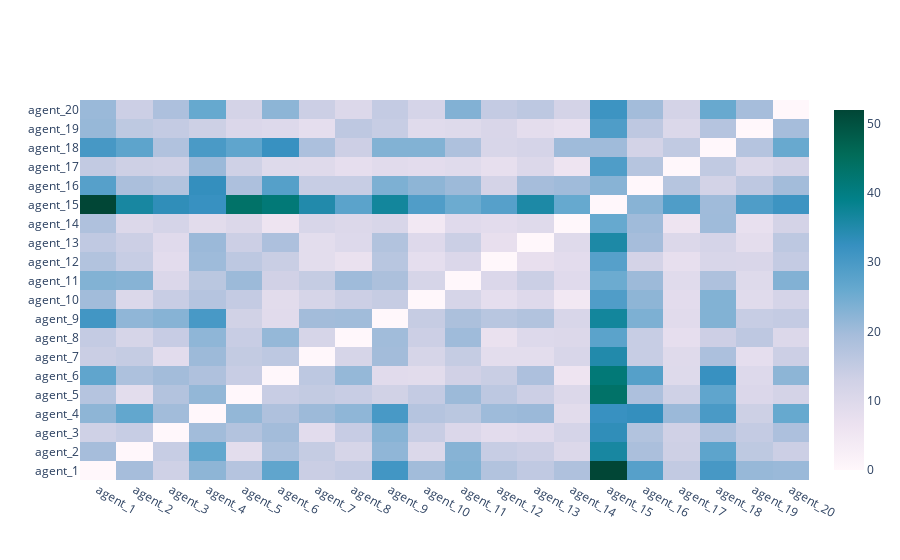

This figure's notebook cell:
### Code cell
fig = heatmap(
    net.similarity_heatmap(),
    x_labels=['agent_'+str(i+1) for i in range(len(net.agents))],
    y_labels=['agent_'+str(i+1) for i in range(len(net.agents))]
)
fig.show()

### Figure 1 — Plotly figure (JSON) as saved in the notebook; plotly's stock layout.template omitted (floating-point values rounded to 4 significant figures; data arrays with more than 128 entries replaced by an {"elided": "..."} marker saying what was removed)
{"data": [{"colorscale": [[0.0, "rgb(255,247,251)"], [0.125, "rgb(236,226,240)"], [0.25, "rgb(208,209,230)"], [0.375, "rgb(166,189,219)"], [0.5, "rgb(103,169,207)"], [0.625, "rgb(54,144,192)"], [0.75, "rgb(2,129,138)"], [0.875, "rgb(1,108,89)"], [1.0, "rgb(1,70,54)"]], "hoverongaps": false, "x": ["agent_1", "agent_2", "agent_3", "agent_4", "agent_5", "agent_6", "agent_7", "agent_8", "agent_9", "agent_10", "agent_11", "agent_12", "agent_13", "agent_14", "agent_15", "agent_16", "agent_17", "agent_18", "agent_19", "agent_20"], "y": ["agent_1", "agent_2", "agent_3", "agent_4", "agent_5", "agent_6", "agent_7", "agent_8", "agent_9", "agent_10", "agent_11", "agent_12", "agent_13", "agent_14", "agent_15", "agent_16", "agent_17", "agent_18", "agent_19", "agent_20"], "z": {"elided": "20x20 float values"}, "type": "heatmap"}], "layout": {}}
